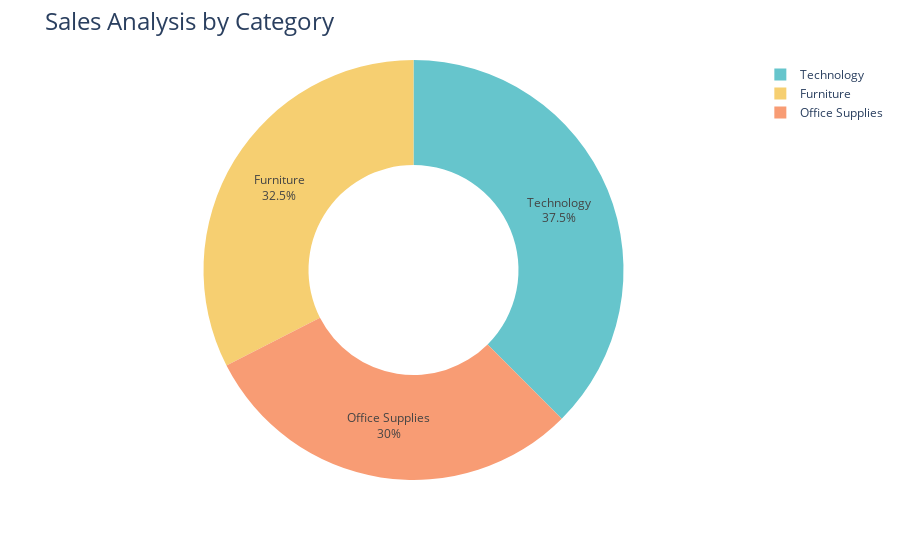

This figure's notebook cell:
### Code cell
sales_by_category = df.groupby('category')['sales'].sum().reset_index()

fig = px.pie(sales_by_category, values='sales', names='category', hole = 0.5,
             color_discrete_sequence=px.colors.qualitative.Pastel)

fig.update_traces(textposition = 'inside', textinfo = 'percent+label')
fig.update_layout(title_text = 'Sales Analysis by Category', title_font = dict(size = 24))
fig.show()

### Figure 1 — Plotly figure (JSON) as saved in the notebook; plotly's stock layout.template omitted (floating-point values rounded to 4 significant figures)
{"data": [{"domain": {"x": [0, 1], "y": [0, 1]}, "hole": 0.5, "hovertemplate": "category=%{label}<br>sales=%{value}<extra></extra>", "labels": ["Furniture", "Office Supplies", "Technology"], "legendgroup": "", "name": "", "showlegend": true, "textinfo": "percent+label", "textposition": "inside", "type": "pie", "values": [4111000.0, 3787000.0, 4745000.0]}], "layout": {"legend": {"tracegroupgap": 0}, "margin": {"t": 60}, "piecolorway": ["rgb(102, 197, 204)", "rgb(246, 207, 113)", "rgb(248, 156, 116)", "rgb(220, 176, 242)", "rgb(135, 197, 95)", "rgb(158, 185, 243)", "rgb(254, 136, 177)", "rgb(201, 219, 116)", "rgb(139, 224, 164)", "rgb(180, 151, 231)", "rgb(179, 179, 179)"], "title": {"font": {"size": 24}, "text": "Sales Analysis by Category"}}}
